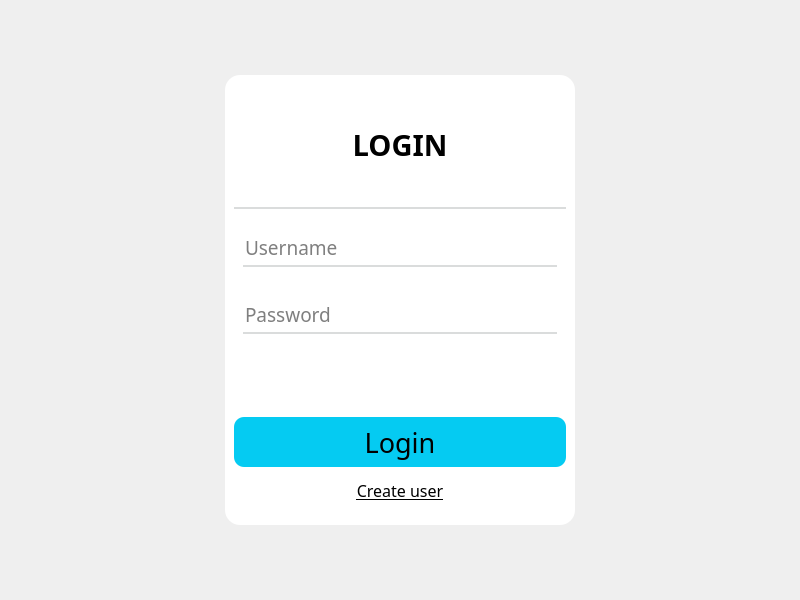
<?xml version="1.0" encoding="UTF-8"?>
<ui version="4.0">
 <class>MainWindow</class>
 <widget class="QMainWindow" name="MainWindow">
  <property name="geometry">
   <rect>
    <x>0</x>
    <y>0</y>
    <width>800</width>
    <height>600</height>
   </rect>
  </property>
  <property name="windowTitle">
   <string>MainWindow</string>
  </property>
  <property name="styleSheet">
   <string notr="true"/>
  </property>
  <widget class="QWidget" name="centralwidget">
   <property name="styleSheet">
    <string notr="true"/>
   </property>
   <widget class="QWidget" name="horizontalWidget" native="true">
    <property name="geometry">
     <rect>
      <x>0</x>
      <y>0</y>
      <width>800</width>
      <height>600</height>
     </rect>
    </property>
    <property name="sizePolicy">
     <sizepolicy hsizetype="Preferred" vsizetype="Preferred">
      <horstretch>60</horstretch>
      <verstretch>60</verstretch>
     </sizepolicy>
    </property>
    <property name="focusPolicy">
     <enum>Qt::ClickFocus</enum>
    </property>
    <property name="styleSheet">
     <string notr="true">background-image: url(&quot;D:/Python/PyQt/oxford_words/fon.png&quot;);
background-repeat: no-repeat;
background-position: center center;
background-attachment: fixed;
background-clip: padding-box</string>
    </property>
    <layout class="QHBoxLayout" name="horizontalLayout">
     <property name="spacing">
      <number>1</number>
     </property>
     <item>
      <widget class="QWidget" name="verticalWidget" native="true">
       <property name="sizePolicy">
        <sizepolicy hsizetype="Maximum" vsizetype="Maximum">
         <horstretch>0</horstretch>
         <verstretch>0</verstretch>
        </sizepolicy>
       </property>
       <property name="maximumSize">
        <size>
         <width>350</width>
         <height>450</height>
        </size>
       </property>
       <property name="styleSheet">
        <string notr="true">background: white;
border-radius: 15px;</string>
       </property>
       <layout class="QVBoxLayout" name="verticalLayout">
        <property name="spacing">
         <number>1</number>
        </property>
        <item>
         <widget class="QLabel" name="loggin">
          <property name="maximumSize">
           <size>
            <width>16777215</width>
            <height>100</height>
           </size>
          </property>
          <property name="font">
           <font>
            <family>Century Gothic</family>
            <pointsize>22</pointsize>
            <weight>75</weight>
            <bold>true</bold>
           </font>
          </property>
          <property name="text">
           <string>LOGIN</string>
          </property>
          <property name="alignment">
           <set>Qt::AlignCenter</set>
          </property>
         </widget>
        </item>
        <item>
         <widget class="QFrame" name="separator">
          <property name="maximumSize">
           <size>
            <width>16777215</width>
            <height>2</height>
           </size>
          </property>
          <property name="styleSheet">
           <string notr="true">background-color: rgb(218, 220, 220);</string>
          </property>
          <property name="frameShape">
           <enum>QFrame::StyledPanel</enum>
          </property>
          <property name="frameShadow">
           <enum>QFrame::Raised</enum>
          </property>
         </widget>
        </item>
        <item>
         <widget class="QWidget" name="usernameWidget" native="true">
          <property name="maximumSize">
           <size>
            <width>16777215</width>
            <height>55</height>
           </size>
          </property>
          <layout class="QVBoxLayout" name="username_layout">
           <property name="spacing">
            <number>0</number>
           </property>
           <item>
            <widget class="QLineEdit" name="username">
             <property name="maximumSize">
              <size>
               <width>16777215</width>
               <height>50</height>
              </size>
             </property>
             <property name="font">
              <font>
               <family>Century Gothic</family>
               <pointsize>14</pointsize>
              </font>
             </property>
             <property name="focusPolicy">
              <enum>Qt::ClickFocus</enum>
             </property>
             <property name="text">
              <string/>
             </property>
             <property name="alignment">
              <set>Qt::AlignLeading|Qt::AlignLeft|Qt::AlignVCenter</set>
             </property>
             <property name="placeholderText">
              <string>Username</string>
             </property>
             <property name="cursorMoveStyle">
              <enum>Qt::VisualMoveStyle</enum>
             </property>
            </widget>
           </item>
           <item>
            <widget class="QFrame" name="separator_2">
             <property name="maximumSize">
              <size>
               <width>16777215</width>
               <height>2</height>
              </size>
             </property>
             <property name="styleSheet">
              <string notr="true">background-color: rgb(218, 220, 220);</string>
             </property>
             <property name="frameShape">
              <enum>QFrame::StyledPanel</enum>
             </property>
             <property name="frameShadow">
              <enum>QFrame::Raised</enum>
             </property>
            </widget>
           </item>
          </layout>
         </widget>
        </item>
        <item>
         <widget class="QWidget" name="passwordWidget" native="true">
          <property name="maximumSize">
           <size>
            <width>16777215</width>
            <height>55</height>
           </size>
          </property>
          <layout class="QVBoxLayout" name="verticalLayout_2">
           <property name="spacing">
            <number>0</number>
           </property>
           <item>
            <widget class="QLineEdit" name="password">
             <property name="maximumSize">
              <size>
               <width>16777215</width>
               <height>50</height>
              </size>
             </property>
             <property name="font">
              <font>
               <family>Century Gothic</family>
               <pointsize>14</pointsize>
              </font>
             </property>
             <property name="focusPolicy">
              <enum>Qt::ClickFocus</enum>
             </property>
             <property name="styleSheet">
              <string notr="true"/>
             </property>
             <property name="text">
              <string/>
             </property>
             <property name="alignment">
              <set>Qt::AlignLeading|Qt::AlignLeft|Qt::AlignVCenter</set>
             </property>
             <property name="placeholderText">
              <string>Password</string>
             </property>
             <property name="cursorMoveStyle">
              <enum>Qt::LogicalMoveStyle</enum>
             </property>
            </widget>
           </item>
           <item>
            <widget class="QFrame" name="separator_3">
             <property name="maximumSize">
              <size>
               <width>16777215</width>
               <height>2</height>
              </size>
             </property>
             <property name="styleSheet">
              <string notr="true">background-color: rgb(218, 220, 220);</string>
             </property>
             <property name="frameShape">
              <enum>QFrame::StyledPanel</enum>
             </property>
             <property name="frameShadow">
              <enum>QFrame::Raised</enum>
             </property>
            </widget>
           </item>
          </layout>
         </widget>
        </item>
        <item>
         <widget class="QLabel" name="info_message">
          <property name="maximumSize">
           <size>
            <width>16777215</width>
            <height>50</height>
           </size>
          </property>
          <property name="font">
           <font>
            <family>Century Gothic</family>
            <pointsize>14</pointsize>
            <weight>75</weight>
            <bold>true</bold>
           </font>
          </property>
          <property name="styleSheet">
           <string notr="true">color: rgb(255, 126, 128);</string>
          </property>
          <property name="text">
           <string/>
          </property>
          <property name="alignment">
           <set>Qt::AlignCenter</set>
          </property>
         </widget>
        </item>
        <item>
         <widget class="QPushButton" name="loginButton">
          <property name="maximumSize">
           <size>
            <width>16777215</width>
            <height>50</height>
           </size>
          </property>
          <property name="font">
           <font>
            <family>Century Gothic</family>
            <pointsize>20</pointsize>
           </font>
          </property>
          <property name="focusPolicy">
           <enum>Qt::NoFocus</enum>
          </property>
          <property name="styleSheet">
           <string notr="true">background: #05cbf2;
border-radius: 10px;</string>
          </property>
          <property name="text">
           <string>Login</string>
          </property>
         </widget>
        </item>
        <item>
         <widget class="QPushButton" name="createUserButton">
          <property name="sizePolicy">
           <sizepolicy hsizetype="Minimum" vsizetype="Fixed">
            <horstretch>0</horstretch>
            <verstretch>0</verstretch>
           </sizepolicy>
          </property>
          <property name="font">
           <font>
            <family>Century Gothic</family>
            <pointsize>12</pointsize>
            <underline>true</underline>
           </font>
          </property>
          <property name="text">
           <string>Create user</string>
          </property>
         </widget>
        </item>
       </layout>
      </widget>
     </item>
    </layout>
   </widget>
  </widget>
 </widget>
 <tabstops>
  <tabstop>loginButton</tabstop>
 </tabstops>
 <resources/>
 <connections/>
</ui>
